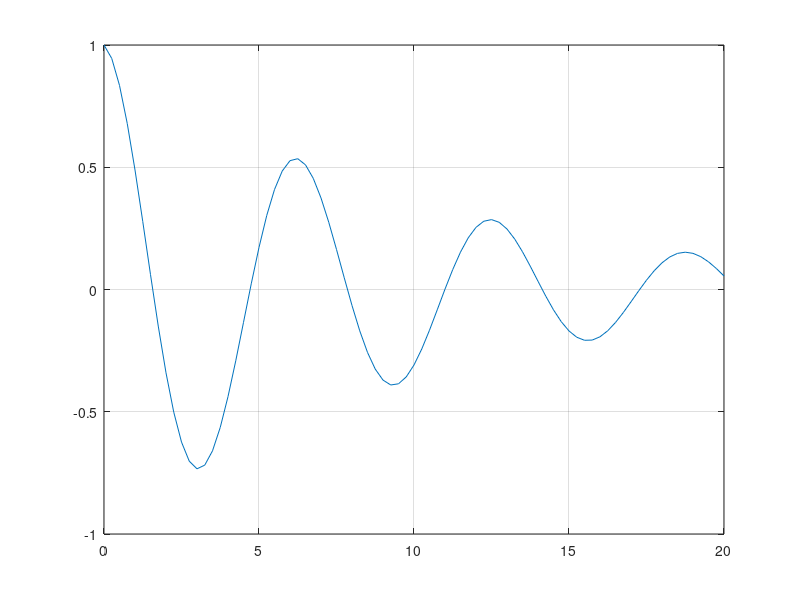
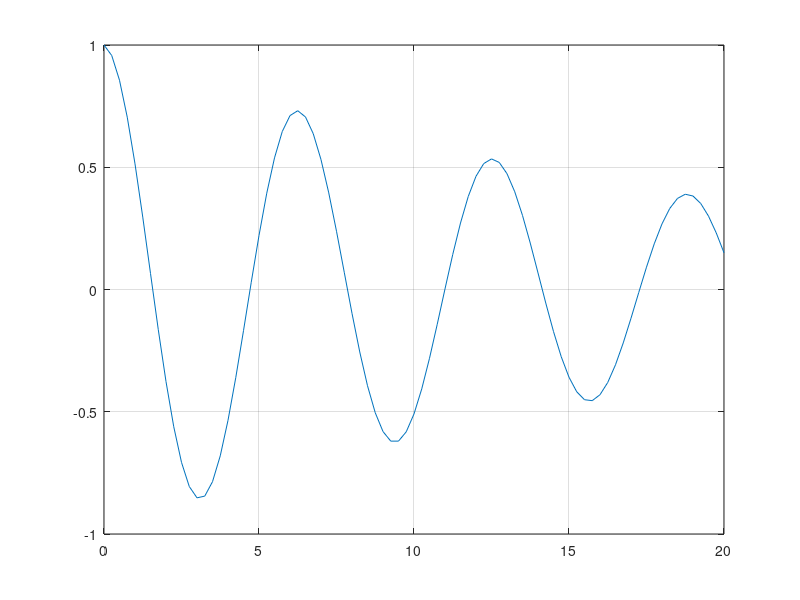

Recreate these plots in MATLAB, in order.
ts = 0.25; #periodo
t = 0:ts:20;
expansao = 0.5;
xt = cos(t).*exp(-0.1*(t));  #funcao
xe = cos(t).*exp(-0.1*(expansao*t));  #transformacao
plot(t,xt), grid on;
figure;
plot(t,xe), grid on;